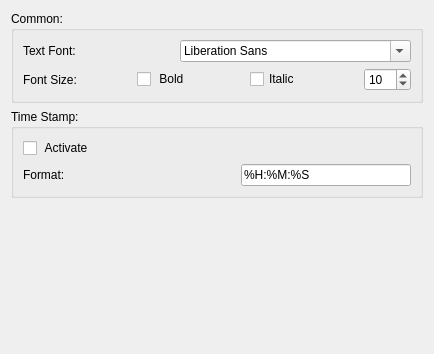
                     <widget class="QWidget" name="scrollAreaWidgetContents_3">
                      <property name="geometry">
                       <rect>
                        <x>0</x>
                        <y>0</y>
                        <width>434</width>
                        <height>354</height>
                       </rect>
                      </property>
                      <layout class="QVBoxLayout" name="verticalLayout_19">
                       <item>
                        <widget class="QGroupBox" name="groupBox_4">
                         <property name="title">
                          <string>Common: </string>
                         </property>
                         <layout class="QVBoxLayout" name="verticalLayout_20">
                          <item>
                           <layout class="QHBoxLayout" name="horizontalLayout_22">
                            <item>
                             <widget class="QLabel" name="label_10">
                              <property name="text">
                               <string>Text Font:</string>
                              </property>
                             </widget>
                            </item>
                            <item>
                             <widget class="QFontComboBox" name="fontComboBox"/>
                            </item>
                           </layout>
                          </item>
                          <item>
                           <layout class="QHBoxLayout" name="horizontalLayout_23">
                            <item>
                             <widget class="QLabel" name="label_11">
                              <property name="text">
                               <string>Font Size:</string>
                              </property>
                             </widget>
                            </item>
                            <item>
                             <widget class="QCheckBox" name="checkBox_6">
                              <property name="text">
                               <string> Bold</string>
                              </property>
                             </widget>
                            </item>
                            <item>
                             <widget class="QCheckBox" name="checkBox_7">
                              <property name="text">
                               <string>Italic</string>
                              </property>
                             </widget>
                            </item>
                            <item>
                             <widget class="QSpinBox" name="spinBox">
                              <property name="sizePolicy">
                               <sizepolicy hsizetype="Fixed" vsizetype="Fixed">
                                <horstretch>0</horstretch>
                                <verstretch>0</verstretch>
                               </sizepolicy>
                              </property>
                              <property name="minimum">
                               <number>8</number>
                              </property>
                              <property name="maximum">
                               <number>100</number>
                              </property>
                              <property name="value">
                               <number>10</number>
                              </property>
                             </widget>
                            </item>
                           </layout>
                          </item>
                         </layout>
                        </widget>
                       </item>
                       <item>
                        <widget class="QGroupBox" name="groupBox_5">
                         <property name="title">
                          <string>Time Stamp:</string>
                         </property>
                         <layout class="QVBoxLayout" name="verticalLayout_21">
                          <item>
                           <layout class="QHBoxLayout" name="horizontalLayout_24">
                            <item>
                             <widget class="QCheckBox" name="checkBox_8">
                              <property name="text">
                               <string> Activate</string>
                              </property>
                             </widget>
                            </item>
                           </layout>
                          </item>
                          <item>
                           <layout class="QHBoxLayout" name="horizontalLayout_25">
                            <item>
                             <widget class="QLabel" name="label_12">
                              <property name="text">
                               <string>Format:</string>
                              </property>
                             </widget>
                            </item>
                            <item>
                             <spacer name="horizontalSpacer_8">
                              <property name="orientation">
                               <enum>Qt::Horizontal</enum>
                              </property>
                              <property name="sizeHint" stdset="0">
                               <size>
                                <width>40</width>
                                <height>20</height>
                               </size>
                              </property>
                             </spacer>
                            </item>
                            <item>
                             <widget class="QLineEdit" name="lineEdit_7">
                              <property name="text">
                               <string>%H:%M:%S</string>
                              </property>
                             </widget>
                            </item>
                           </layout>
                          </item>
                         </layout>
                        </widget>
                       </item>
                       <item>
                        <spacer name="verticalSpacer_8">
                         <property name="orientation">
                          <enum>Qt::Vertical</enum>
                         </property>
                         <property name="sizeHint" stdset="0">
                          <size>
                           <width>20</width>
                           <height>40</height>
                          </size>
                         </property>
                        </spacer>
                       </item>
                      </layout>
                     </widget>
